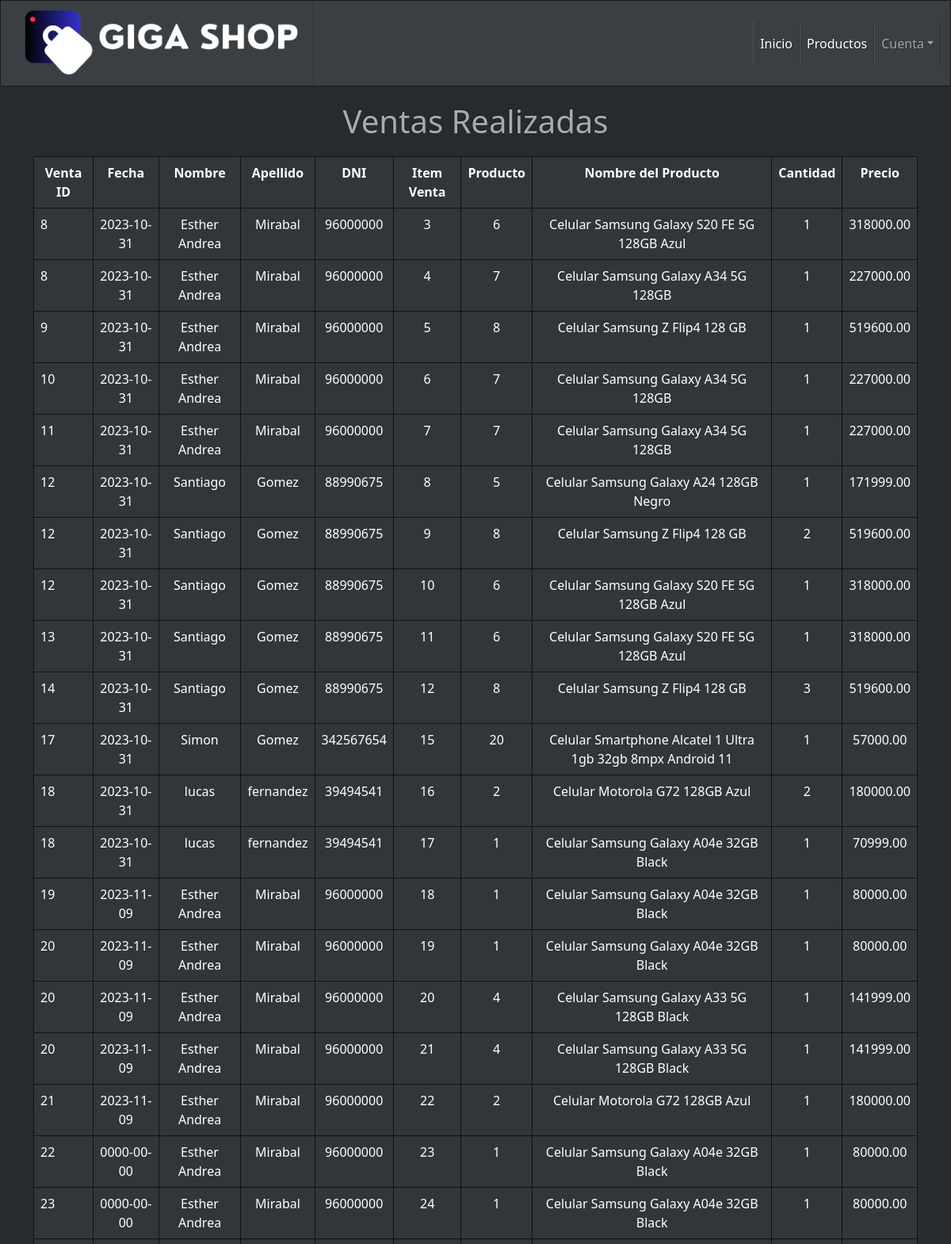
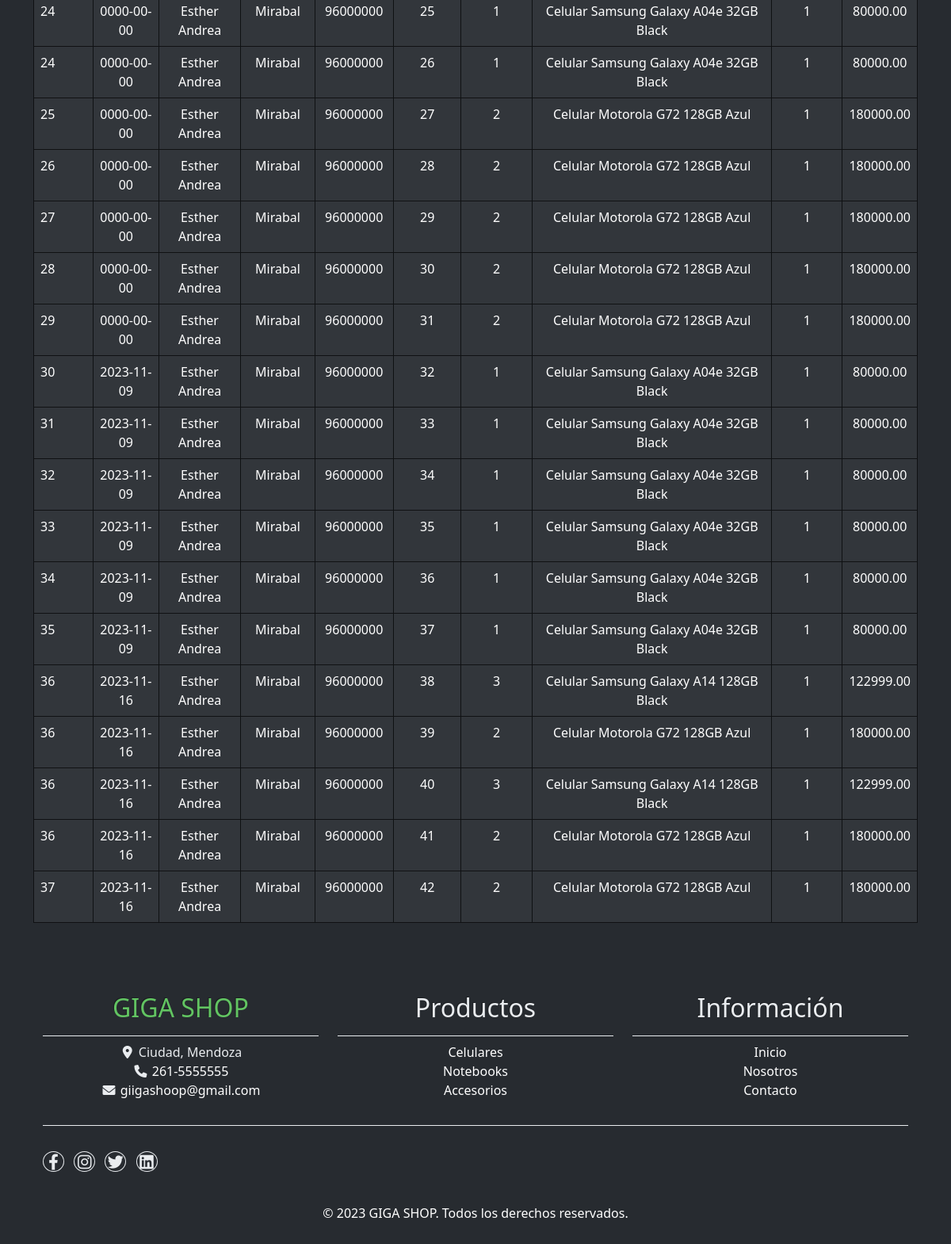
/ventas.php, run on an earlier commit of the app's database (2 pictures, top to bottom).
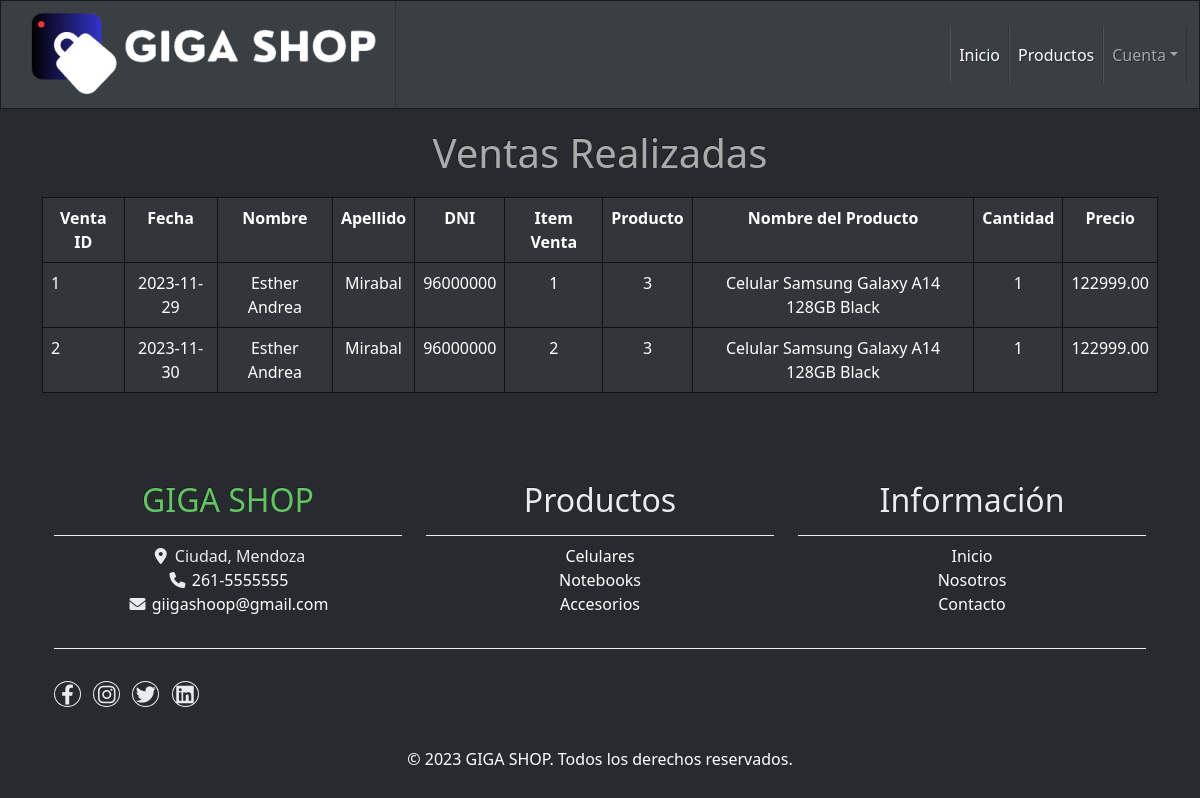
And on a later commit of the database.
### tables this page shows
CREATE TABLE `venta` (
  `id` int(11) NOT NULL,
  `fecha` date DEFAULT NULL,
  `usuario_id` int(11) DEFAULT NULL,
  `subtotal` decimal(11,2) NOT NULL,
  `iva` decimal(11,2) NOT NULL,
  `total` decimal(11,2) NOT NULL,
  `ticket` varchar(255) NOT NULL
);

CREATE TABLE `usuarios` (
  `id` int(10) NOT NULL,
  `nombre` varchar(20) NOT NULL,
  `apellido` varchar(30) NOT NULL,
  `dni` int(11) NOT NULL,
  `usuario` varchar(255) NOT NULL,
  `clave` varchar(255) NOT NULL,
  `email` varchar(100) NOT NULL,
  `telefono` int(10) NOT NULL,
  `tipo` varchar(10) NOT NULL DEFAULT 'user'
);

CREATE TABLE `itemventa` (
  `id` int(11) NOT NULL,
  `id_producto` int(11) DEFAULT NULL,
  `cantidad` int(11) DEFAULT NULL,
  `precio` decimal(10,2) DEFAULT NULL,
  `venta_id` int(11) DEFAULT NULL
);

CREATE TABLE `productos` (
  `codigo` int(10) NOT NULL,
  `categoria` varchar(255) NOT NULL,
  `fechaAlta` date NOT NULL DEFAULT current_timestamp(),
  `nombre` varchar(255) NOT NULL,
  `cantidad` int(11) NOT NULL,
  `descripcion` text NOT NULL,
  `precio` decimal(11,2) NOT NULL,
  `imagen` varchar(255) NOT NULL
);

### ventas.php (the view, shortened to what this page needs)
<!DOCTYPE html>
<html>
<head>
    <link rel="stylesheet" type="text/css" href="css/bootstrap.min.css">
    <link rel="stylesheet" href="https://cdnjs.cloudflare.com/ajax/libs/font-awesome/6.0.0/css/all.min.css">
</head>
<body>
    <?php require("global/navbar.php");    ?>
    <h1 style="text-align: center; margin: 20px auto">Ventas Realizadas</h1>
    <div class="container">
        <table class="table table-bordered" style="margin: 20px auto;">
            <tr>
                <th scope="col" style="text-align: center;">Venta ID</th>
                <th scope="col" style="text-align: center;">Fecha</th>
                <th scope="col" style="text-align: center;">Nombre</th>
                <th scope="col" style="text-align: center;">Apellido</th>
                <th scope="col" style="text-align: center;">DNI</th>
                <th scope="col" style="text-align: center;">Item Venta</th>
                <th scope="col" style="text-align: center;">Producto</th>
                <th scope="col" style="text-align: center;">Nombre del Producto</th>
                <th scope="col" style="text-align: center;">Cantidad</th>
                <th scope="col" style="text-align: center;">Precio</th>
            </tr>
            <?php
            $conexion = conectar();
            $sql = "SELECT venta.id AS venta_id, venta.fecha, usuarios.nombre, usuarios.apellido, usuarios.dni, itemVenta.id AS item_id, itemVenta.id_producto, productos.nombre AS nombre_producto, itemVenta.cantidad, itemVenta.precio
                FROM venta
                LEFT JOIN itemVenta ON venta.id = itemVenta.venta_id
                LEFT JOIN usuarios ON venta.usuario_id = usuarios.id
                LEFT JOIN productos ON itemVenta.id_producto = productos.codigo";
            $resultado = mysqli_query($conexion, $sql);
            if ($resultado) {
                while ($fila = mysqli_fetch_assoc($resultado)) {
                    echo '<tr>
                <td scope="row">' . $fila["venta_id"] . '</td>
                <td style="text-align: center;">' . $fila["fecha"] . '</td>
                <td style="text-align: center;">' . $fila["nombre"] . '</td>
                <td style="text-align: center;">' . $fila["apellido"] . '</td>
                <td style="text-align: center;">' . $fila["dni"] . '</td>
                <td style="text-align: center;">' . $fila["item_id"] . '</td>
                <td style="text-align: center;">' . $fila["id_producto"] . '</td>
                <td style="text-align: center;">' . $fila["nombre_producto"] . '</td>
                <td style="text-align: center;">' . $fila["cantidad"] . '</td>
                <td style="text-align: center;">' . $fila["precio"] . '</td>
                </tr>';
                }
            } else {
                echo "Se ha producido algún error en la consulta: " . mysqli_error($conexion);
            }
            ?>
    </div>
    <?php require("global/footer.php")?>
</body>
</html>

### global/navbar.php (shortened to what this page needs)
<nav class="navbar navbar-expand-lg bg-primary" data-bs-theme="dark">
    <div class="container-fluid">
        <a class="navbar-brand" href="index.php"><img src="imagenes/giga.png" class="centered-image"></a>
        <div class="collapse navbar-collapse" id="navbarColor01">
            <ul class="navbar-nav ms-auto" >
                <li class="nav-item">
                    <a class="nav-link active" href="index.php">Inicio
                    </a>
                </li>
                <li class="nav-item">
                    <a class="nav-link active" href="productos.php">Productos
                    </a>
                </li>
                <?php
                if (!(isset($_SESSION["login"]))) {
                    echo '<li class="nav-item dropdown">
                    <a class="nav-link dropdown-toggle" data-bs-toggle="dropdown" href="#" type="button" aria-haspopup="true" aria-expanded="false">Cuenta</a>
                    <div class="dropdown-menu dropdown-menu-end">
                        <a class="dropdown-item" href="registro.php">Registrarse</a>
                        <a class="dropdown-item" href="login.php">Iniciar Sesión</a>
                    </div>
                </li>';
                }
                ?>
            </ul>
        </div>
    </div>
</nav>

### global/footer.php (shortened to what this page needs)
<footer style="color: white; text-align: center; padding: 20px 0; bottom: 0; width: 100%;">
<div class="container">
    <div class="row">
        <div class="col-md-4 pt-5">
            <h2 class="h2 text-success border-bottom pb-3 border-light logo">GIGA SHOP</h2>
            <ul class="list-unstyled text-light footer-link-list">
                <li>
                    <i class="fas fa-map-marker-alt fa-fw"></i>
                    Ciudad, Mendoza
                </li>
                <li>
                    <i class="fa fa-phone fa-fw"></i>
                    <a class="text-decoration-none" href="tel:010-020-0340">261-5555555</a>
                </li>
                <li>
                    <i class="fa fa-envelope fa-fw"></i>
                    <a class="text-decoration-none" href="mailto:info@company.com">giigashoop@gmail.com</a>
                </li>
            </ul>
        </div>
        <div class="col-md-4 pt-5">
            <h2 class="h2 text-light border-bottom pb-3 border-light">Productos</h2>
            <ul class="list-unstyled text-light footer-link-list">
                <li><a class="text-decoration-none" href="#">Celulares</a></li>
                <li><a class="text-decoration-none" href="#">Notebooks</a></li>
                <li><a class="text-decoration-none" href="#">Accesorios</a></li>
            </ul>
        </div>
        <div class="col-md-4 pt-5">
            <h2 class="h2 text-light border-bottom pb-3 border-light">Información</h2>
            <ul class="list-unstyled text-light footer-link-list">
                <li><a class="text-decoration-none" href="index.php">Inicio</a></li>
                <li><a class="text-decoration-none" href="#">Nosotros</a></li>
                <li><a class="text-decoration-none" href="#">Contacto</a></li>
            </ul>
        </div>
    </div>
    <div class="row text-light mb-4">
        <div class="col-12 mb-3">
            <div class="w-100 my-3 border-top border-light"></div>
        </div>
        <div class="col-auto me-auto">
            <ul class="list-inline text-left footer-icons">
                <li class="list-inline-item border border-light rounded-circle text-center">
                    <a class="text-light text-decoration-none" target="_blank" href="https://www.facebook.com/giigashoop"><i class="fab fa-facebook-f fa-lg fa-fw"></i></a>
                </li>
                <li class="list-inline-item border border-light rounded-circle text-center">
                    <a class="text-light text-decoration-none" target="_blank" href="https://www.instagram.com/giigashoop/"><i class="fab fa-instagram fa-lg fa-fw"></i></a>
                </li>
                <li class="list-inline-item border border-light rounded-circle text-center">
                    <a class="text-light text-decoration-none" target="_blank" href="https://twitter.com/GiigaShoop"><i class="fab fa-twitter fa-lg fa-fw"></i></a>
                </li>
                <li class="list-inline-item border border-light rounded-circle text-center">
                    <a class="text-light text-decoration-none" target="_blank" href="https://www.linkedin.com/company/giigashoop/"><i class="fab fa-linkedin fa-lg fa-fw"></i></a>
                </li>
            </ul>
        </div>
    </div>
</div>
<p>&copy; <?php echo date('Y'); ?> GIGA SHOP. Todos los derechos reservados.</p>
</footer>

What changed in the data, as far as the page shows it:
removed venta: id "8", fecha "2023-10-31", usuario.nombre "Esther Andrea", usuario.apellido "Mirabal", usuario.dni "96000000", itemventa.id "3", itemventa.id_producto "6", productos.nombre "Celular Samsung Galaxy S20 FE 5G 128GB Azul", itemventa.cantidad "1", itemventa.precio "318000.00", itemventa.id "4", itemventa.id_producto "7", productos.nombre "Celular Samsung Galaxy A34 5G 128GB", itemventa.precio "227000.00"
removed venta: id "9", fecha "2023-10-31", usuario.nombre "Esther Andrea", usuario.apellido "Mirabal", usuario.dni "96000000", itemventa.id "5", itemventa.id_producto "8", productos.nombre "Celular Samsung Z Flip4 128 GB", itemventa.cantidad "1", itemventa.precio "519600.00"
removed venta: id "10", fecha "2023-10-31", usuario.nombre "Esther Andrea", usuario.apellido "Mirabal", usuario.dni "96000000", itemventa.id "6", itemventa.id_producto "7", productos.nombre "Celular Samsung Galaxy A34 5G 128GB", itemventa.cantidad "1", itemventa.precio "227000.00"
removed venta: id "11", fecha "2023-10-31", usuario.nombre "Esther Andrea", usuario.apellido "Mirabal", usuario.dni "96000000", itemventa.id "7", itemventa.id_producto "7", productos.nombre "Celular Samsung Galaxy A34 5G 128GB", itemventa.cantidad "1", itemventa.precio "227000.00"
removed venta: id "12", fecha "2023-10-31", usuario.nombre "Santiago", usuario.apellido "Gomez", usuario.dni "88990675", itemventa.id "8", itemventa.id_producto "5", productos.nombre "Celular Samsung Galaxy A24 128GB Negro", itemventa.cantidad "1", itemventa.precio "171999.00", itemventa.id "9", itemventa.id_producto "8", productos.nombre "Celular Samsung Z Flip4 128 GB", itemventa.cantidad "2", itemventa.precio "519600.00", itemventa.id "10", itemventa.id_producto "6", productos.nombre "Celular Samsung Galaxy S20 FE 5G 128GB Azul", itemventa.precio "318000.00"
removed venta: id "13", fecha "2023-10-31", usuario.nombre "Santiago", usuario.apellido "Gomez", usuario.dni "88990675", itemventa.id "11", itemventa.id_producto "6", productos.nombre "Celular Samsung Galaxy S20 FE 5G 128GB Azul", itemventa.cantidad "1", itemventa.precio "318000.00"
removed venta: id "14", fecha "2023-10-31", usuario.nombre "Santiago", usuario.apellido "Gomez", usuario.dni "88990675", itemventa.id "12", itemventa.id_producto "8", productos.nombre "Celular Samsung Z Flip4 128 GB", itemventa.cantidad "3", itemventa.precio "519600.00"
removed venta: id "17", fecha "2023-10-31", usuario.nombre "Simon", usuario.apellido "Gomez", usuario.dni "342567654", itemventa.id "15", itemventa.id_producto "20", productos.nombre "Celular Smartphone Alcatel 1 Ultra 1gb 32gb 8mpx Android 11", itemventa.cantidad "1", itemventa.precio "57000.00"
removed venta: id "18", fecha "2023-10-31", usuario.nombre "lucas", usuario.apellido "fernandez", usuario.dni "39494541", itemventa.id "16", itemventa.id_producto "2", productos.nombre "Celular Motorola G72 128GB Azul", itemventa.cantidad "2", itemventa.precio "180000.00", itemventa.id "17", itemventa.id_producto "1", productos.nombre "Celular Samsung Galaxy A04e 32GB Black", itemventa.cantidad "1", itemventa.precio "70999.00"
removed venta: id "19", fecha "2023-11-09", usuario.nombre "Esther Andrea", usuario.apellido "Mirabal", usuario.dni "96000000", itemventa.id "18", itemventa.id_producto "1", productos.nombre "Celular Samsung Galaxy A04e 32GB Black", itemventa.cantidad "1", itemventa.precio "80000.00"
removed venta: id "20", fecha "2023-11-09", usuario.nombre "Esther Andrea", usuario.apellido "Mirabal", usuario.dni "96000000", itemventa.id "19", itemventa.id_producto "1", productos.nombre "Celular Samsung Galaxy A04e 32GB Black", itemventa.cantidad "1", itemventa.precio "80000.00", itemventa.id "20", itemventa.id_producto "4", productos.nombre "Celular Samsung Galaxy A33 5G 128GB Black", itemventa.precio "141999.00", itemventa.id "21"
removed venta: id "21", fecha "2023-11-09", usuario.nombre "Esther Andrea", usuario.apellido "Mirabal", usuario.dni "96000000", itemventa.id "22", itemventa.id_producto "2", productos.nombre "Celular Motorola G72 128GB Azul", itemventa.cantidad "1", itemventa.precio "180000.00"
removed venta: id "22", fecha "0000-00-00", usuario.nombre "Esther Andrea", usuario.apellido "Mirabal", usuario.dni "96000000", itemventa.id "23", itemventa.id_producto "1", productos.nombre "Celular Samsung Galaxy A04e 32GB Black", itemventa.cantidad "1", itemventa.precio "80000.00"
removed venta: id "23", fecha "0000-00-00", usuario.nombre "Esther Andrea", usuario.apellido "Mirabal", usuario.dni "96000000", itemventa.id "24", itemventa.id_producto "1", productos.nombre "Celular Samsung Galaxy A04e 32GB Black", itemventa.cantidad "1", itemventa.precio "80000.00"
removed venta: id "24", fecha "0000-00-00", usuario.nombre "Esther Andrea", usuario.apellido "Mirabal", usuario.dni "96000000", itemventa.id "25", itemventa.id_producto "1", productos.nombre "Celular Samsung Galaxy A04e 32GB Black", itemventa.cantidad "1", itemventa.precio "80000.00", itemventa.id "26"
removed venta: id "25", fecha "0000-00-00", usuario.nombre "Esther Andrea", usuario.apellido "Mirabal", usuario.dni "96000000", itemventa.id "27", itemventa.id_producto "2", productos.nombre "Celular Motorola G72 128GB Azul", itemventa.cantidad "1", itemventa.precio "180000.00"
removed venta: id "26", fecha "0000-00-00", usuario.nombre "Esther Andrea", usuario.apellido "Mirabal", usuario.dni "96000000", itemventa.id "28", itemventa.id_producto "2", productos.nombre "Celular Motorola G72 128GB Azul", itemventa.cantidad "1", itemventa.precio "180000.00"
removed venta: id "27", fecha "0000-00-00", usuario.nombre "Esther Andrea", usuario.apellido "Mirabal", usuario.dni "96000000", itemventa.id "29", itemventa.id_producto "2", productos.nombre "Celular Motorola G72 128GB Azul", itemventa.cantidad "1", itemventa.precio "180000.00"
removed venta: id "28", fecha "0000-00-00", usuario.nombre "Esther Andrea", usuario.apellido "Mirabal", usuario.dni "96000000", itemventa.id "30", itemventa.id_producto "2", productos.nombre "Celular Motorola G72 128GB Azul", itemventa.cantidad "1", itemventa.precio "180000.00"
removed venta: id "29", fecha "0000-00-00", usuario.nombre "Esther Andrea", usuario.apellido "Mirabal", usuario.dni "96000000", itemventa.id "31", itemventa.id_producto "2", productos.nombre "Celular Motorola G72 128GB Azul", itemventa.cantidad "1", itemventa.precio "180000.00"
removed venta: id "30", fecha "2023-11-09", usuario.nombre "Esther Andrea", usuario.apellido "Mirabal", usuario.dni "96000000", itemventa.id "32", itemventa.id_producto "1", productos.nombre "Celular Samsung Galaxy A04e 32GB Black", itemventa.cantidad "1", itemventa.precio "80000.00"
removed venta: id "31", fecha "2023-11-09", usuario.nombre "Esther Andrea", usuario.apellido "Mirabal", usuario.dni "96000000", itemventa.id "33", itemventa.id_producto "1", productos.nombre "Celular Samsung Galaxy A04e 32GB Black", itemventa.cantidad "1", itemventa.precio "80000.00"
removed venta: id "32", fecha "2023-11-09", usuario.nombre "Esther Andrea", usuario.apellido "Mirabal", usuario.dni "96000000", itemventa.id "34", itemventa.id_producto "1", productos.nombre "Celular Samsung Galaxy A04e 32GB Black", itemventa.cantidad "1", itemventa.precio "80000.00"
removed venta: id "33", fecha "2023-11-09", usuario.nombre "Esther Andrea", usuario.apellido "Mirabal", usuario.dni "96000000", itemventa.id "35", itemventa.id_producto "1", productos.nombre "Celular Samsung Galaxy A04e 32GB Black", itemventa.cantidad "1", itemventa.precio "80000.00"
removed venta: id "34", fecha "2023-11-09", usuario.nombre "Esther Andrea", usuario.apellido "Mirabal", usuario.dni "96000000", itemventa.id "36", itemventa.id_producto "1", productos.nombre "Celular Samsung Galaxy A04e 32GB Black", itemventa.cantidad "1", itemventa.precio "80000.00"
removed venta: id "35", fecha "2023-11-09", usuario.nombre "Esther Andrea", usuario.apellido "Mirabal", usuario.dni "96000000", itemventa.id "37", itemventa.id_producto "1", productos.nombre "Celular Samsung Galaxy A04e 32GB Black", itemventa.cantidad "1", itemventa.precio "80000.00"
removed venta: id "36", fecha "2023-11-16", usuario.nombre "Esther Andrea", usuario.apellido "Mirabal", usuario.dni "96000000", itemventa.id "38", itemventa.id_producto "3", productos.nombre "Celular Samsung Galaxy A14 128GB Black", itemventa.cantidad "1", itemventa.precio "122999.00", itemventa.id "39", itemventa.id_producto "2", productos.nombre "Celular Motorola G72 128GB Azul", itemventa.precio "180000.00", itemventa.id "40", itemventa.id "41"
removed venta: id "37", fecha "2023-11-16", usuario.nombre "Esther Andrea", usuario.apellido "Mirabal", usuario.dni "96000000", itemventa.id "42", itemventa.id_producto "2", productos.nombre "Celular Motorola G72 128GB Azul", itemventa.cantidad "1", itemventa.precio "180000.00"
added venta: id "1", fecha "2023-11-29", usuario.nombre "Esther Andrea", usuario.apellido "Mirabal", usuario.dni "96000000", itemventa.id "1", itemventa.id_producto "3", productos.nombre "Celular Samsung Galaxy A14 128GB Black", itemventa.cantidad "1", itemventa.precio "122999.00"
added venta: id "2", fecha "2023-11-30", usuario.nombre "Esther Andrea", usuario.apellido "Mirabal", usuario.dni "96000000", itemventa.id "2", itemventa.id_producto "3", productos.nombre "Celular Samsung Galaxy A14 128GB Black", itemventa.cantidad "1", itemventa.precio "122999.00"
